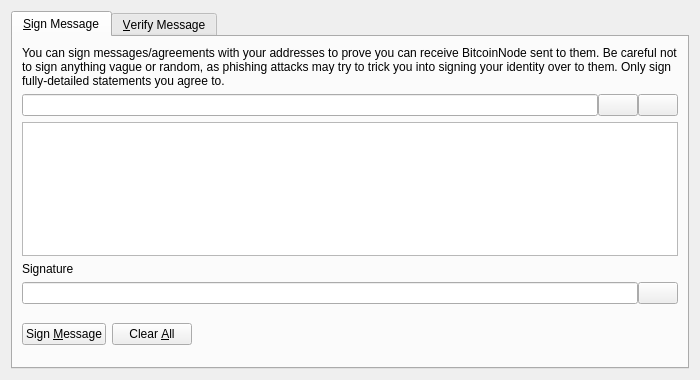
<?xml version="1.0" encoding="UTF-8"?>
<ui version="4.0">
 <class>SignVerifyMessageDialog</class>
 <widget class="QDialog" name="SignVerifyMessageDialog">
  <property name="geometry">
   <rect>
    <x>0</x>
    <y>0</y>
    <width>700</width>
    <height>380</height>
   </rect>
  </property>
  <property name="windowTitle">
   <string>Signatures - Sign / Verify a Message</string>
  </property>
  <property name="modal">
   <bool>true</bool>
  </property>
  <layout class="QVBoxLayout" name="verticalLayout">
   <item>
    <widget class="QTabWidget" name="tabWidget">
     <property name="currentIndex">
      <number>0</number>
     </property>
     <widget class="QWidget" name="tabSignMessage">
      <attribute name="title">
       <string>&amp;Sign Message</string>
      </attribute>
      <layout class="QVBoxLayout" name="verticalLayout_SM">
       <item>
        <widget class="QLabel" name="infoLabel_SM">
         <property name="text">
          <string>You can sign messages/agreements with your addresses to prove you can receive BitcoinNode sent to them. Be careful not to sign anything vague or random, as phishing attacks may try to trick you into signing your identity over to them. Only sign fully-detailed statements you agree to.</string>
         </property>
         <property name="textFormat">
          <enum>Qt::PlainText</enum>
         </property>
         <property name="wordWrap">
          <bool>true</bool>
         </property>
        </widget>
       </item>
       <item>
        <layout class="QHBoxLayout" name="horizontalLayout_1_SM">
         <property name="spacing">
          <number>0</number>
         </property>
         <item>
          <widget class="QValidatedLineEdit" name="addressIn_SM">
           <property name="toolTip">
            <string>The BitcoinNode address to sign the message with</string>
           </property>
          </widget>
         </item>
         <item>
          <widget class="QPushButton" name="addressBookButton_SM">
           <property name="toolTip">
            <string>Choose previously used address</string>
           </property>
           <property name="text">
            <string/>
           </property>
           <property name="shortcut">
            <string>Alt+A</string>
           </property>
           <property name="autoDefault">
            <bool>false</bool>
           </property>
          </widget>
         </item>
         <item>
          <widget class="QPushButton" name="pasteButton_SM">
           <property name="toolTip">
            <string>Paste address from clipboard</string>
           </property>
           <property name="text">
            <string/>
           </property>
           <property name="shortcut">
            <string>Alt+P</string>
           </property>
           <property name="autoDefault">
            <bool>false</bool>
           </property>
          </widget>
         </item>
        </layout>
       </item>
       <item>
        <widget class="QPlainTextEdit" name="messageIn_SM">
         <property name="toolTip">
          <string>Enter the message you want to sign here</string>
         </property>
        </widget>
       </item>
       <item>
        <widget class="QLabel" name="signatureLabel_SM">
         <property name="text">
          <string>Signature</string>
         </property>
         <property name="textFormat">
          <enum>Qt::PlainText</enum>
         </property>
        </widget>
       </item>
       <item>
        <layout class="QHBoxLayout" name="horizontalLayout_2_SM">
         <property name="spacing">
          <number>0</number>
         </property>
         <item>
          <widget class="QLineEdit" name="signatureOut_SM">
           <property name="font">
            <font>
             <italic>true</italic>
            </font>
           </property>
           <property name="readOnly">
            <bool>true</bool>
           </property>
          </widget>
         </item>
         <item>
          <widget class="QPushButton" name="copySignatureButton_SM">
           <property name="toolTip">
            <string>Copy the current signature to the system clipboard</string>
           </property>
           <property name="text">
            <string/>
           </property>
           <property name="autoDefault">
            <bool>false</bool>
           </property>
          </widget>
         </item>
        </layout>
       </item>
       <item>
        <layout class="QHBoxLayout" name="horizontalLayout_3_SM">
         <item>
          <widget class="QPushButton" name="signMessageButton_SM">
           <property name="toolTip">
            <string>Sign the message to prove you own this BitcoinNode address</string>
           </property>
           <property name="text">
            <string>Sign &amp;Message</string>
           </property>
           <property name="autoDefault">
            <bool>false</bool>
           </property>
          </widget>
         </item>
         <item>
          <widget class="QPushButton" name="clearButton_SM">
           <property name="toolTip">
            <string>Reset all sign message fields</string>
           </property>
           <property name="text">
            <string>Clear &amp;All</string>
           </property>
           <property name="autoDefault">
            <bool>false</bool>
           </property>
          </widget>
         </item>
         <item>
          <spacer name="horizontalSpacer_1_SM">
           <property name="orientation">
            <enum>Qt::Horizontal</enum>
           </property>
           <property name="sizeHint" stdset="0">
            <size>
             <width>40</width>
             <height>48</height>
            </size>
           </property>
          </spacer>
         </item>
         <item>
          <widget class="QLabel" name="statusLabel_SM">
           <property name="font">
            <font>
             <weight>75</weight>
             <bold>true</bold>
            </font>
           </property>
           <property name="text">
            <string/>
           </property>
           <property name="wordWrap">
            <bool>true</bool>
           </property>
          </widget>
         </item>
         <item>
          <spacer name="horizontalSpacer_2_SM">
           <property name="orientation">
            <enum>Qt::Horizontal</enum>
           </property>
           <property name="sizeHint" stdset="0">
            <size>
             <width>40</width>
             <height>48</height>
            </size>
           </property>
          </spacer>
         </item>
        </layout>
       </item>
      </layout>
     </widget>
     <widget class="QWidget" name="tabVerifyMessage">
      <attribute name="title">
       <string>&amp;Verify Message</string>
      </attribute>
      <layout class="QVBoxLayout" name="verticalLayout_VM">
       <item>
        <widget class="QLabel" name="infoLabel_VM">
         <property name="text">
          <string>Enter the receiver's address, message (ensure you copy line breaks, spaces, tabs, etc. exactly) and signature below to verify the message. Be careful not to read more into the signature than what is in the signed message itself, to avoid being tricked by a man-in-the-middle attack. Note that this only proves the signing party receives with the address, it cannot prove sendership of any transaction!</string>
         </property>
         <property name="textFormat">
          <enum>Qt::PlainText</enum>
         </property>
         <property name="alignment">
          <set>Qt::AlignLeading|Qt::AlignLeft|Qt::AlignTop</set>
         </property>
         <property name="wordWrap">
          <bool>true</bool>
         </property>
        </widget>
       </item>
       <item>
        <layout class="QHBoxLayout" name="horizontalLayout_1_VM">
         <property name="spacing">
          <number>0</number>
         </property>
         <item>
          <widget class="QValidatedLineEdit" name="addressIn_VM">
           <property name="toolTip">
            <string>The BitcoinNode address the message was signed with</string>
           </property>
          </widget>
         </item>
         <item>
          <widget class="QPushButton" name="addressBookButton_VM">
           <property name="toolTip">
            <string>Choose previously used address</string>
           </property>
           <property name="text">
            <string/>
           </property>
           <property name="shortcut">
            <string>Alt+A</string>
           </property>
           <property name="autoDefault">
            <bool>false</bool>
           </property>
          </widget>
         </item>
        </layout>
       </item>
       <item>
        <widget class="QPlainTextEdit" name="messageIn_VM"/>
       </item>
       <item>
        <widget class="QValidatedLineEdit" name="signatureIn_VM"/>
       </item>
       <item>
        <layout class="QHBoxLayout" name="horizontalLayout_2_VM">
         <item>
          <widget class="QPushButton" name="verifyMessageButton_VM">
           <property name="toolTip">
            <string>Verify the message to ensure it was signed with the specified BitcoinNode address</string>
           </property>
           <property name="text">
            <string>Verify &amp;Message</string>
           </property>
           <property name="autoDefault">
            <bool>false</bool>
           </property>
          </widget>
         </item>
         <item>
          <widget class="QPushButton" name="clearButton_VM">
           <property name="toolTip">
            <string>Reset all verify message fields</string>
           </property>
           <property name="text">
            <string>Clear &amp;All</string>
           </property>
           <property name="autoDefault">
            <bool>false</bool>
           </property>
          </widget>
         </item>
         <item>
          <spacer name="horizontalSpacer_1_VM">
           <property name="orientation">
            <enum>Qt::Horizontal</enum>
           </property>
           <property name="sizeHint" stdset="0">
            <size>
             <width>40</width>
             <height>48</height>
            </size>
           </property>
          </spacer>
         </item>
         <item>
          <widget class="QLabel" name="statusLabel_VM">
           <property name="font">
            <font>
             <weight>75</weight>
             <bold>true</bold>
            </font>
           </property>
           <property name="text">
            <string/>
           </property>
           <property name="wordWrap">
            <bool>true</bool>
           </property>
          </widget>
         </item>
         <item>
          <spacer name="horizontalSpacer_2_VM">
           <property name="orientation">
            <enum>Qt::Horizontal</enum>
           </property>
           <property name="sizeHint" stdset="0">
            <size>
             <width>40</width>
             <height>48</height>
            </size>
           </property>
          </spacer>
         </item>
        </layout>
       </item>
      </layout>
     </widget>
    </widget>
   </item>
  </layout>
 </widget>
 <customwidgets>
  <customwidget>
   <class>QValidatedLineEdit</class>
   <extends>QLineEdit</extends>
   <header>qvalidatedlineedit.h</header>
  </customwidget>
 </customwidgets>
 <resources>
  <include location="../bitcoinnode.qrc"/>
 </resources>
 <connections/>
</ui>
